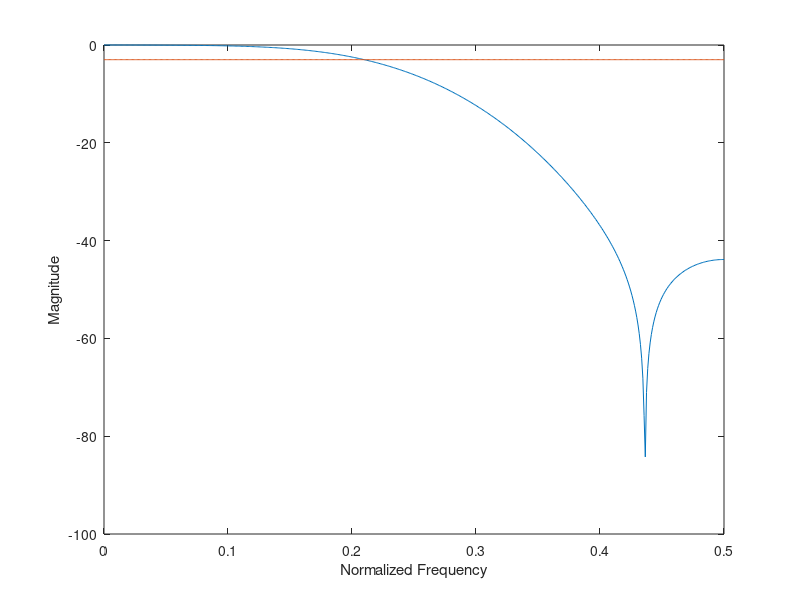

The MATLAB script that drew this image: (Note: this script raises an error after producing the figure.)
H = [0.00506, 0, -0.04194, 0, 0.28848, 0.49679, 0.28848, 0, -0.04194, 0, 0.00506];
N = 1024;

dft = fft(H,N);
mag = 20 * log10( abs(dft)./max(abs(dft)));
plot((0:N/2)/N, mag(1:N/2+1))
xlabel('Normalized Frequency')
ylabel('Magnitude')
hold on 
c((1:N/2+1)) = -3;
plot((0:N/2)/N, c)
gtext('-3dB')
